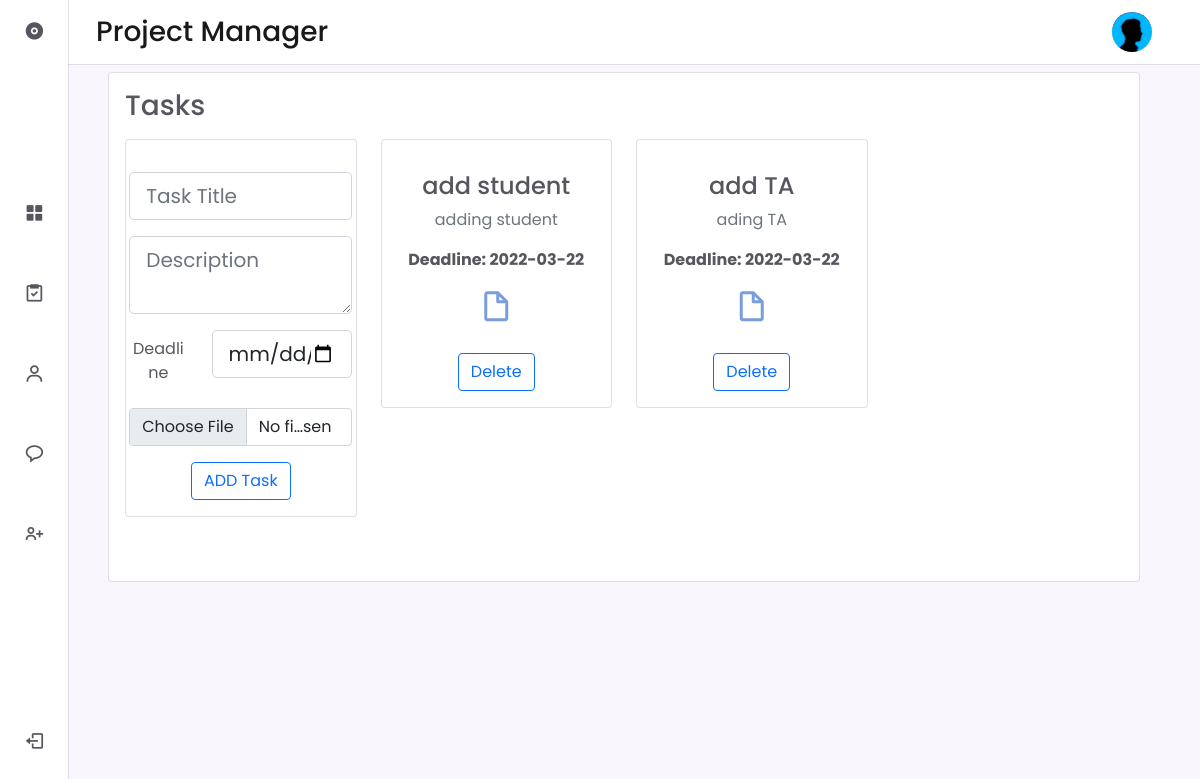
/task/7 (signed in), run on the app's committed database.
### managment/models.py (models this page shows, shortened)
class Task(db.Model):
    id = db.Column(db.Integer, primary_key=True)
    title = db.Column(db.String(100), nullable=False)
    date_posted = db.Column(db.DateTime, nullable=False, default=datetime.utcnow)
    deadline = db.Column(db.DateTime, nullable=True)
    content = db.Column(db.Text, nullable=False)
    task_file = db.Column(db.String(20))
    project_id = db.Column(db.Integer, db.ForeignKey('project.id',ondelete='CASCADE'), nullable=False)

### managment/routes.py (the view, shortened to what this page needs)
@app.route("/task")
@app.route("/task/<int:project_id>",methods=['GET', 'POST'])
@login_required
def task( project_id = None):
    session['project_id'] = project_id
    tasks = Task.query.filter(Task.project_id == project_id)
    form = TaskForm()
    return render_template('task.html', form=form, tasks=tasks, project_id=project_id)

### managment/form.py
class TaskForm(FlaskForm):
    title = StringField('Task Title', validators=[DataRequired()])
    content = TextAreaField('Description', validators=[DataRequired()])
    deadline = DateField('Deadline',validators=[DataRequired()])
    task_file = FileField('task file', validators=[DataRequired(),FileAllowed(['txt', 'pdf'])])
    submit = SubmitField('ADD Task')

### managment/models.py (called while the page is built)
@login_manager.user_loader
def load_user(user_id):
    return User.query.get(int(user_id))

### managment/templates/task.html (shortened to what this page needs)
{% extends 'layout.html' %}
{% block body %}
{% if project_id %}
<div class="container">
    <div class="card mb-3">
        <div class="card-body">
            <div class="row gutters-sm">
                <h3 class=" text mb-3">Tasks</h3>
                <div class="col-md-3 mb-5">
                    <div class="card">
                        <div class="card-body">
                            <div class="d-flex flex-column align-items-center text-center">
                                <div class="mt-3">
                                    <form method="POST" action="" enctype="multipart/form-data">
                                        <div class="form-group">
                                            {% if form.title.errors %}
                                            {{ form.title(placeholder=form.title.label.text,class="form-control
                                            form-control-lg is-invalid") }}
                                            <div class="invalid-feedback">
                                                {% for error in form.title.errors %}
                                                <span>{{ error }}</span>
                                                {% endfor %}
                                            </div>
                                            {% else %}
                                            {{ form.title(placeholder=form.title.label.text,class="form-control
                                            form-control-lg") }}
                                            {% endif %}
                                        </div>
                                        <div class="mt-3">
                                            <div class="form-group">
                                                {% if form.content.errors %}
                                                {{ form.content(placeholder=form.content.label.text, class="form-control
                                                form-control-lg is-invalid") }}
                                                <div class="invalid-feedback">
                                                    {% for error in form.content.errors %}
                                                    <span>{{ error }}</span>
                                                    {% endfor %}
                                                </div>
                                                {% else %}
                                                {{ form.content(placeholder=form.content.label.text, class="form-control
                                                form-control-lg") }}
                                                {% endif %}
                                            </div>
                                        </div>
                                        <div class="form-group row mt-3">
                                            <label for="example-date-input"
                                                class="col-4 col-form-label">Deadline</label>
                                            <div class="col-8">
                                                {{ form.deadline(class="form-control form-control-lg") }}
                                            </div>
                                        </div>
                                        <div class="input-group mt-3">
                                            {{ form.task_file(class="font-size-sm form-control") }}
                                        </div>
                                        <div class="mt-3">
                                            {{ form.submit(class="btn btn-outline-primary") }}
                                        </div>
                                    </form>
                                </div>
                            </div>
                        </div>
                    </div>
                </div>
                {% for task in tasks %}
                <div class="col-md-3 mb-5">
                    <div class="card">
                        <div class="card-body">
                            <div class="d-flex flex-column align-items-center text-center">
                                <div class="mt-3">
                                    <h4>{{task.title}}</h4>
                                    <p class="text-muted font-size-sm">{{ task.content }}</p>
                                    <p><b>Deadline: {{ task.deadline.strftime('%Y-%m-%d') }} </b></p>
                                    <div class="mt-3">
                                        <a href="{{url_for('static',filename='task_file/'+ task.task_file)}}"><i
                                                class='bx bx-file-blank bx-md'
                                                style='color:rgba(72,121,207,0.73)'></i></a>
                                    </div>
                                </div>
                                <div class="mt-4  gap-4">
                                    <form action="{{ url_for('delete_task',task_id=task.id) }}" method="POST">
                                        <button class="btn btn-outline-primary">Delete</button>
                                    </form>
                                </div>
                            </div>
                        </div>
                    </div>
                </div>
            {% endfor %}
        </div>
        </div>
    </div>
</div>
{% endif %}
{% endblock body %}

### managment/static/assets/css/styles.css (style rules this page uses)
:root { --header-height: 3.5rem; --nav-width: 219px; --first-color: #6923D0; --first-color-light: #F4F0FA; --title-color: #19181B; --text-color: #58555E; --text-color-light: #A5A1AA; --body-color: #F9F6FD; --container-color: #FFFFFF; --body-font: 'Poppins', sans-serif; --normal-font-size: .938rem; --small-font-size: .75rem; --smaller-font-size: .75rem; --font-medium: 500; --font-semi-bold: 600; --z-fixed: 100; }
@media screen and (min-width: 1024px) { :root { --normal-font-size: 1rem; --small-font-size: .875rem; --smaller-font-size: .813rem; } }
body { margin: var(--header-height) 0 0 0; padding: 1rem 1rem 0; font-family: var(--body-font); font-size: var(--normal-font-size); background-color: var(--body-color); color: var(--text-color); }
h3 { margin: 0; }
a { text-decoration: none; }
@media screen and (min-width: 768px) { body { padding: 1rem 3rem 0 6rem; } }

### data on the page
Task: title "add student", content "adding student", deadline "2022-03-22"
Task: title "add TA", content "ading TA", deadline "2022-03-22"
